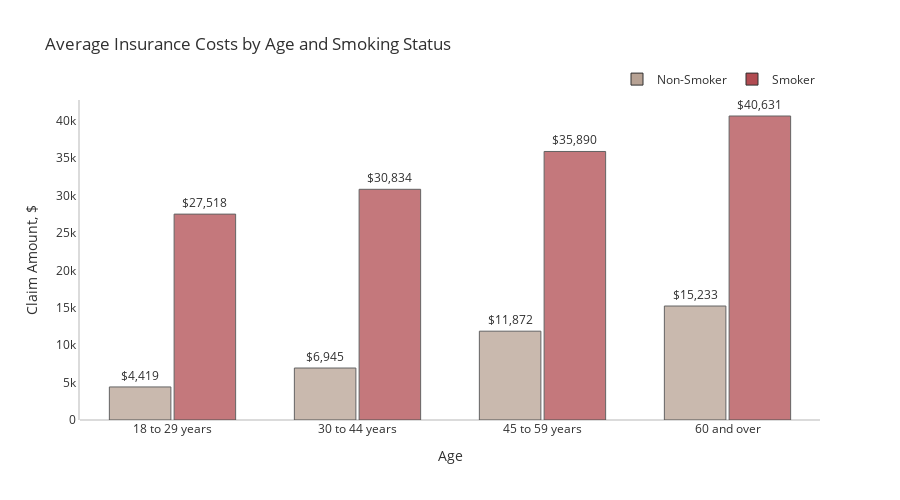

Write notebook code for a chart like this one.
### Markdown cell above
Comparing insurance claims, non-smokers have a much lower median claim of roughly $7,300 compared to smokers, whose median claim exceeds $34,000. The distributions of these costs also differ considerably. Non-smoker claims are right-skewed, while smoker claims exhibit more variability (a wider boxplot spread) and a bimodal pattern with noticeable peaks near $20,000 and $40,000.

### Code cell
plot_df = ins.copy()
plot_df["Age_Group"]=['18 to 29 years' if i<30 else '30 to 44 years' if (i>=30)&(i<45) else 
                      '45 to 59 years' if (i>=45)&(i<60) else '60 and over' for i in ins['age']]
plot_df = plot_df.groupby(['Age_Group','smoker'])['charges'].mean()
plot_df = plot_df.rename('charges').reset_index().sort_values('smoker', ascending=True)
fig = px.bar(plot_df, x='Age_Group', y='charges', color='smoker', height=500, text='charges', 
             opacity=0.75, barmode='group', color_discrete_sequence=['#B7A294','#B14B51'],
             title="Average Insurance Costs by Age and Smoking Status")
fig.update_traces(texttemplate='$%{text:,.0f}', textposition='outside', 
                  marker_line=dict(width=1, color='#303030'))
fig.update_layout(font_color="#303030",bargroupgap=0.05, bargap=0.3, 
                  legend=dict(orientation="h", yanchor="bottom", y=1.02, xanchor="right", x=1, title=""),
                  xaxis=dict(title='Age',showgrid=False), 
                  yaxis=dict(title='Claim Amount, $', showgrid=False,zerolinecolor='#DBDBDB',
                             showline=True, linecolor='#DBDBDB', linewidth=2))
fig.show()

### Figure 1 — Plotly figure (JSON) as saved in the notebook; plotly's stock layout.template omitted (floating-point values rounded to 4 significant figures)
{"data": [{"alignmentgroup": "True", "hovertemplate": "smoker=Non-Smoker<br>Age_Group=%{x}<br>charges=%{text}<extra></extra>", "legendgroup": "Non-Smoker", "marker": {"color": "#B7A294", "line": {"color": "#303030", "width": 1}, "opacity": 0.75, "pattern": {"shape": ""}}, "name": "Non-Smoker", "offsetgroup": "Non-Smoker", "orientation": "v", "showlegend": true, "text": [4419.0, 6945.0, 11870.0, 15230.0], "textposition": "outside", "texttemplate": "$%{text:,.0f}", "type": "bar", "x": ["18 to 29 years", "30 to 44 years", "45 to 59 years", "60 and over"], "xaxis": "x", "y": [4419.0, 6945.0, 11870.0, 15230.0], "yaxis": "y"}, {"alignmentgroup": "True", "hovertemplate": "smoker=Smoker<br>Age_Group=%{x}<br>charges=%{text}<extra></extra>", "legendgroup": "Smoker", "marker": {"color": "#B14B51", "line": {"color": "#303030", "width": 1}, "opacity": 0.75, "pattern": {"shape": ""}}, "name": "Smoker", "offsetgroup": "Smoker", "orientation": "v", "showlegend": true, "text": [27520.0, 30830.0, 35890.0, 40630.0], "textposition": "outside", "texttemplate": "$%{text:,.0f}", "type": "bar", "x": ["18 to 29 years", "30 to 44 years", "45 to 59 years", "60 and over"], "xaxis": "x", "y": [27520.0, 30830.0, 35890.0, 40630.0], "yaxis": "y"}], "layout": {"bargap": 0.3, "bargroupgap": 0.05, "barmode": "group", "font": {"color": "#303030"}, "height": 500, "legend": {"orientation": "h", "title": {"text": ""}, "tracegroupgap": 0, "x": 1, "xanchor": "right", "y": 1.02, "yanchor": "bottom"}, "title": {"text": "Average Insurance Costs by Age and Smoking Status"}, "xaxis": {"anchor": "y", "domain": [0, 1], "showgrid": false, "title": {"text": "Age"}}, "yaxis": {"anchor": "x", "domain": [0, 1], "linecolor": "#DBDBDB", "linewidth": 2, "showgrid": false, "showline": true, "title": {"text": "Claim Amount, $"}, "zerolinecolor": "#DBDBDB"}}}
